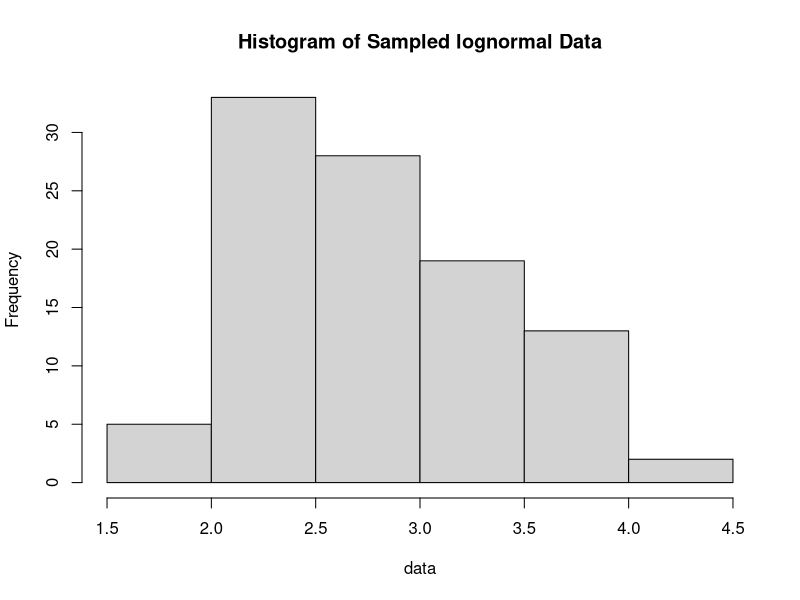
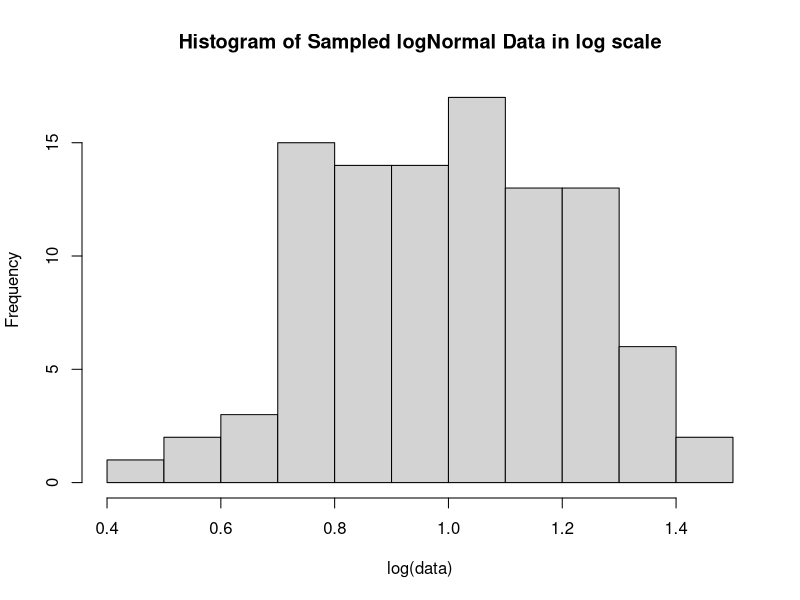

These charts were generated, in order, by the following R code:
## ---- chunk 1
knitr::opts_chunk$set(echo = TRUE)
## ---- chunk 2
set.seed(3)
data <- rlnorm(100,meanlog=1,sdlog=0.25)
## ---- chunk 3
hist(data,main = "Histogram of Sampled lognormal Data",xlab ="data")

hist(log(data),main = "Histogram of Sampled logNormal Data in log scale",xlab ="log(data)")

## ---- chunk 4
mean_data <- mean(data)
mean_data
var_data <- var(data)
var_data

